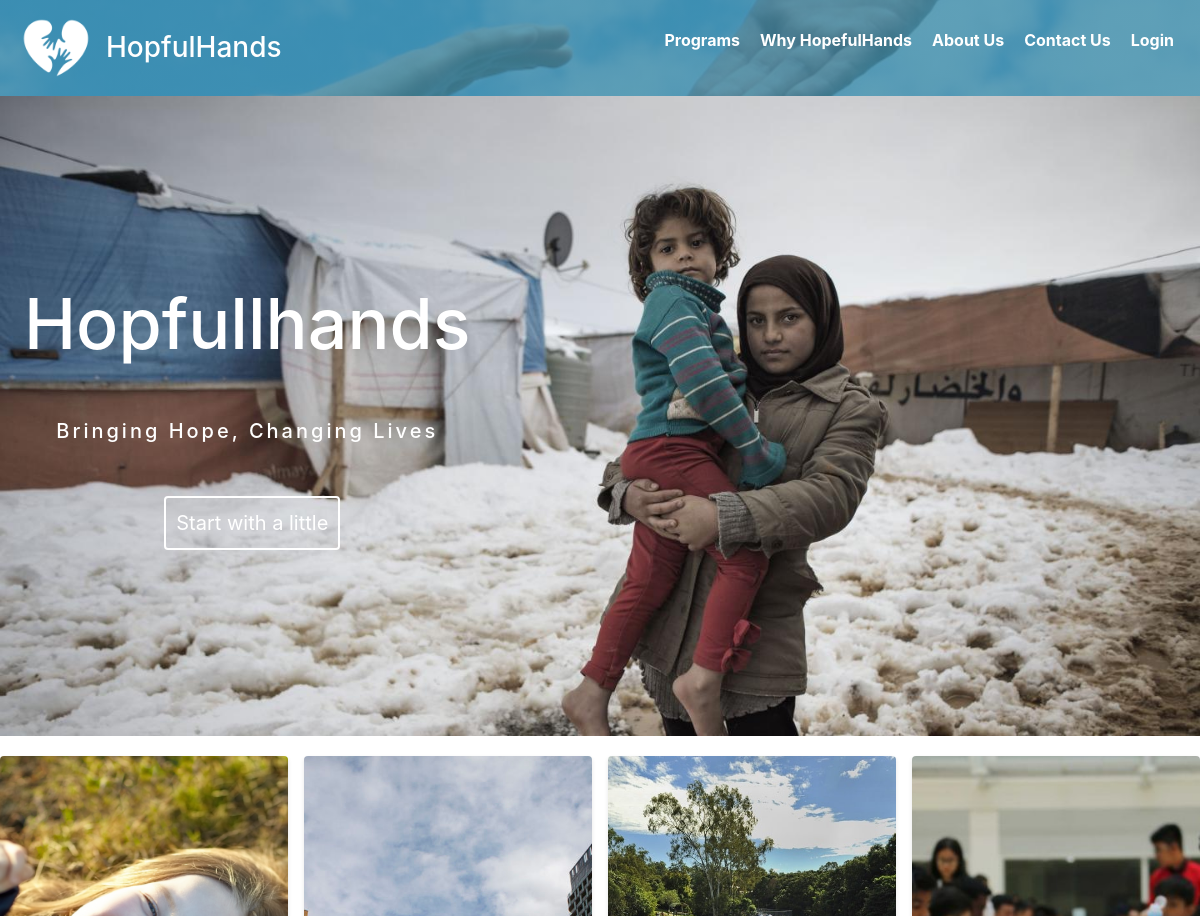
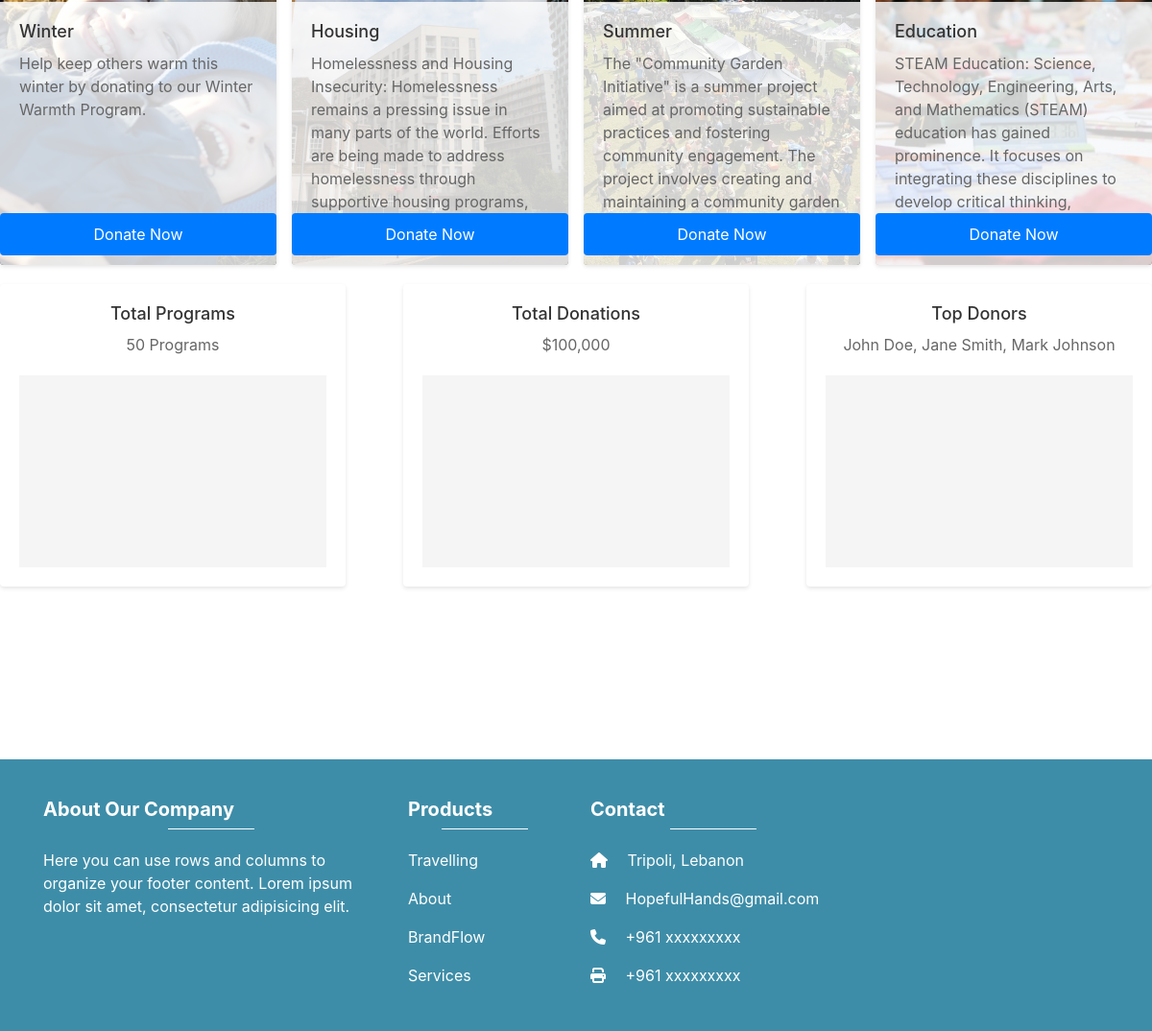
The page / on the database its author committed (2 pictures, top to bottom).
### app1/models.py (models this page shows, shortened)
class Program(models.Model):
    program_name = models.CharField(max_length=40)
    program_description = models.CharField(max_length=200)
    program_image = models.ImageField(upload_to='images/')
    budget = models.IntegerField()
    start_date = models.DateField()
    end_date = models.DateField()
    raised = models.IntegerField(default=0)
    program_challenge = models.CharField(max_length=2000, default='Default Value')
    program_objective = models.CharField(max_length=2000, default='Default Value')
    program_plan = models.CharField(max_length=2000, default='Default Value')

### app1/views.py (the view)
# urls.py: 2. Add a URL to urlpatterns:  path('', views.home, name='home')
def home(request):
    registration_success = request.session.pop('registration_success', False)
    donation_success = request.session.pop('donation_success', False)
    programs = Program.objects.all()  # Retrieve the programs data from the database
    context = {
        'registration_success': registration_success,
        'donation_success': donation_success,
        'programs': programs
    }
    return render(request, 'pages/home.html', context)

### templates/pages/home.html (shortened to what this page needs)
<!DOCTYPE html>
<html lang="en">
<head>
    <link rel="stylesheet" href="https://stackpath.bootstrapcdn.com/bootstrap/4.5.2/css/bootstrap.min.css">
</head>
<body>
{% block content %}
{% include 'components/navbar.html' %}
{% include 'components/slider.html' %}
{% include 'components/cards.html' %}
{% include 'components/statistics.html' %}
{% include 'components/footer.html' %}
{% endblock %}
</body>
</html>

### templates/components/cards.html (shortened to what this page needs)
<!DOCTYPE html>
<html>
<head>
</head>
<body>
<div class="charity-container">
  {% for program in programs %}
    <div class="charity-card" style="background-image: url('{{ program.program_image.url }}');">
      <div class="charity-info">
        <h2>{{ program.program_name }}</h2>
        <p>{{ program.program_description }}</p>
        <a href="{% url 'donate' %}" class="donate-button">Donate Now</a>
      </div>
    </div>
  {% endfor %}
</div>
</body>
</html>

### templates/components/navbar.html (style rules this page uses)
body { margin: 0; padding: 0; font-family: Arial, sans-serif; }

### templates/components/cards.html (style rules this page uses)
.charity-container { display: flex; justify-content: space-between; margin-bottom: 20px; }
.charity-card { position: relative; flex-basis: 24%; border-radius: 4px; box-shadow: 0 2px 4px rgba(0, 0, 0, 0.1); overflow: hidden; background-size: cover; background-position: center; transition: transform 0.3s ease; }
.charity-card .charity-info { padding: 20px; background-color: rgba(255, 255, 255, 0.8); height: 100%; }
.charity-card h2 { font-size: 18px; margin-bottom: 10px; color: #333; }
.charity-card p { margin-bottom: 10px; color: #666; }
.charity-card:before { content: ""; display: block; padding-top: 56.25%; }
.donate-button { position: absolute; bottom: 10px; left: 0; right: 0; margin: 0 auto; display: block; width: 100%; padding: 10px; background-color: #007bff; color: #fff; text-align: center; text-decoration: none; border: none; border-radius: 4px; transition: background-color 0.3s ease; }

### rows shown on the page
Program: program_image (picture), program_name "Winter", program_description "Help keep others warm this winter by donating to our Winter Warmth Program."
Program: program_image (picture), program_name "Housing", program_description "Homelessness and Housing Insecurity: Homelessness remains a pressing issue in many parts of the world. Efforts are being made to address homelessness through supportive housing programs,…"
Program: program_image (picture), program_name "Summer", program_description "The \"Community Garden Initiative\" is a summer project aimed at promoting sustainable practices and fostering community engagement. The project involves creating and maintaining a community garden…"
Program: program_image (picture), program_name "Education", program_description "STEAM Education: Science, Technology, Engineering, Arts, and Mathematics (STEAM) education has gained prominence. It focuses on integrating these disciplines to develop critical thinking,…"
